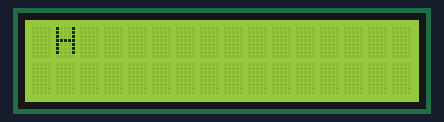
This program was run on a simulated Raspberry Pi (BCM pin numbers). On the bench: 16×2 character LCD. The interpreter's speed is modelled, so counts of loop turns are approximate.

Above: at 2.02 s.

The program:

lcd_raspi.py
```python
#!/usr/bin/env python2
# -*- coding: utf-8 -*-

import RPi.GPIO as GPIO
import socket
from time import sleep
class HD44780(object):

    def __init__(self, pin_rs=7, pin_e=8, pins_db=[25, 24, 23, 18]):

        self.pin_rs=pin_rs
        self.pin_e=pin_e
        self.pins_db=pins_db

        GPIO.setmode(GPIO.BCM)
        GPIO.setup(self.pin_e, GPIO.OUT)
        GPIO.setup(self.pin_rs, GPIO.OUT)
        for pin in self.pins_db:
            GPIO.setup(pin, GPIO.OUT)

        self.clear()

    def clear(self):
        """ Blank / Reset LCD """

        self.cmd(0x33) # $33 8-bit mode
        self.cmd(0x32) # $32 8-bit mode
        self.cmd(0x28) # $28 8-bit mode
        self.cmd(0x0C) # $0C 8-bit mode
        self.cmd(0x06) # $06 8-bit mode
        self.cmd(0x01) # $01 8-bit mode

    def cmd(self, bits, char_mode=False):
        """ Send command to LCD """

        sleep(0.001)
        bits=bin(bits)[2:].zfill(8)

        GPIO.output(self.pin_rs, char_mode)

        for pin in self.pins_db:
            GPIO.output(pin, False)

        for i in range(4):
            if bits[i] == "1":
                GPIO.output(self.pins_db[::-1][i], True)

        GPIO.output(self.pin_e, True)
        GPIO.output(self.pin_e, False)

        for pin in self.pins_db:
            GPIO.output(pin, False)

        for i in range(4,8):
            if bits[i] == "1":
                GPIO.output(self.pins_db[::-1][i-4], True)


        GPIO.output(self.pin_e, True)
        GPIO.output(self.pin_e, False)

    def message(self, text):
        """ Send string to LCD. Newline wraps to second line"""

        for char in text:
            if char == '\n':
                self.cmd(0xC0) # next line
            else:
                self.cmd(ord(char),True)

if __name__ == '__main__':

    lcd = HD44780()
    count=0
    sleep(2)
    lcd.clear()
    lcd.message(" Hello Pi\n")
    sleep(5)
    while(1):
        ip_=""
        temp_text=" Semillero ADT"
        new_text=""
        a=0
        while(a<len(temp_text)):
        	new_text=new_text+temp_text[(count+a)%(len(temp_text))]
        	a=a+1

    count=count+1
    sleep(0.2)
    try:
        s=socket.socket(socket.AF_INET,socket.SOCK_DGRAM)
        s.connect(("google.com",80))
        ip_=s.getsockname()[0]
        s.close()
    except:
        lcd.clear()
        lcd.message(new_text + "\n" +"NO IP")
    else:
        lcd.clear()
        lcd.message(new_text + "\n"+ip_)
```
